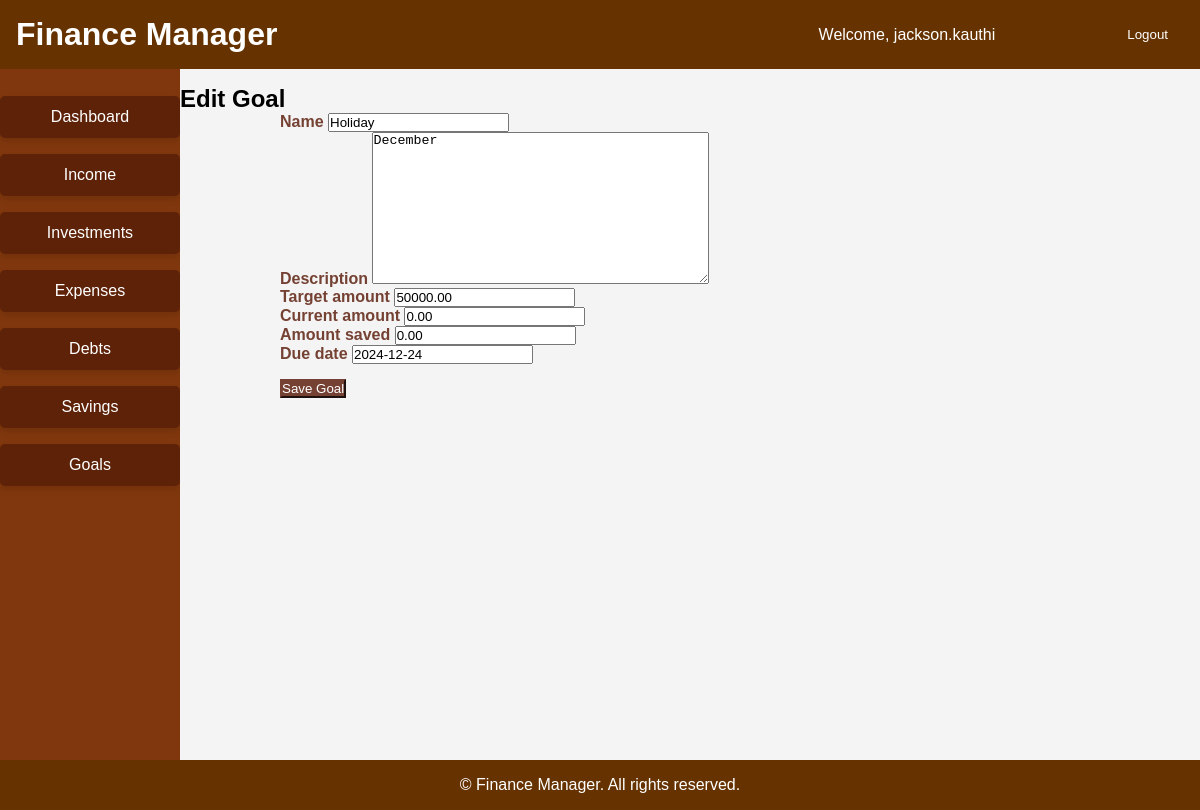
Page /goals/goals/edit/4/ (signed in) on the earlier database version.
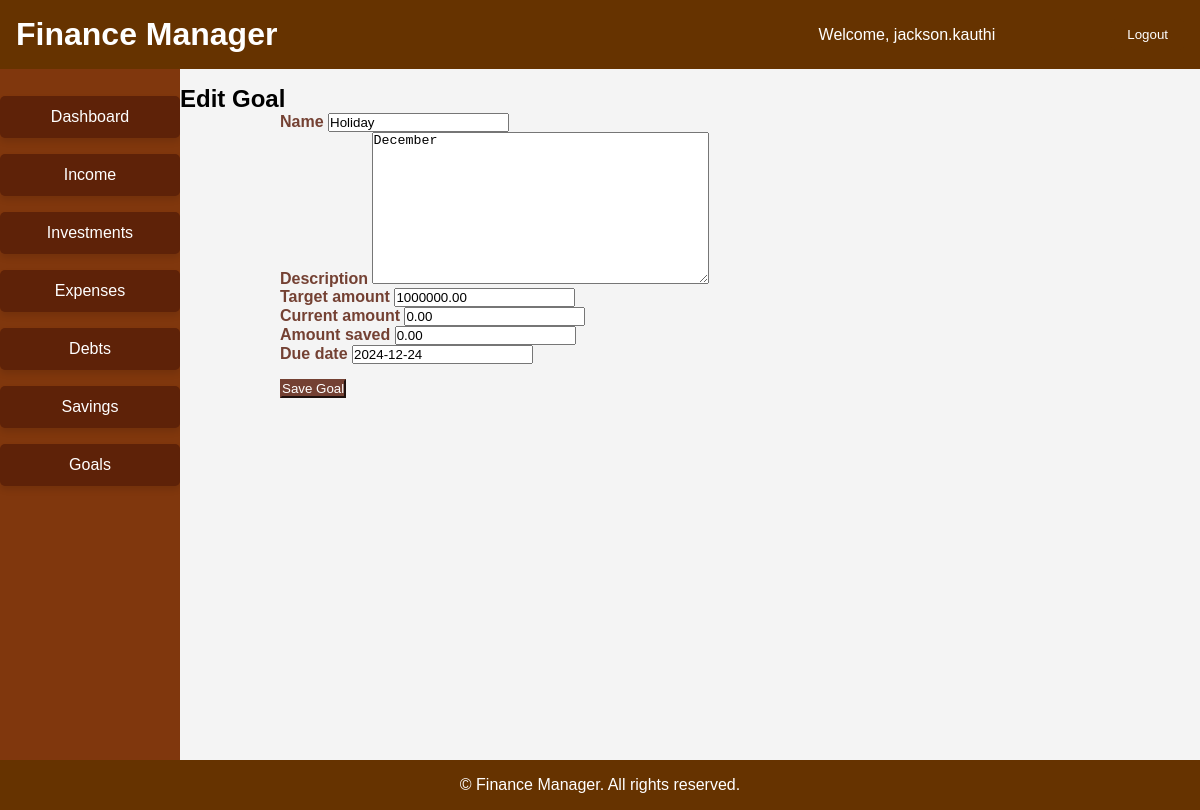
Same page on the later database version.
### goals/models.py (models this page shows, shortened)
class Goals(models.Model):
    user = models.ForeignKey(User, on_delete=models.CASCADE)
    name = models.CharField(max_length=255)
    description = models.TextField(blank=True, null=True)
    target_amount = models.DecimalField(max_digits=10, decimal_places=2)
    current_amount = models.DecimalField(max_digits=10, decimal_places=2, default=0)
    amount_saved = models.DecimalField(max_digits=10, decimal_places=2, default=0)  # Field added for saved amount
    due_date = models.DateField()
    created_at = models.DateTimeField(auto_now_add=True)
    updated_at = models.DateTimeField(auto_now=True)

### goals/views.py (the view)
# urls.py: path('goals/edit/<int:id>/', views.goal_edit, name='goal_edit'),
@login_required
def goal_edit(request, id):
    goal = get_object_or_404(Goals, id=id)
    if request.method == 'POST':
        form = GoalForm(request.POST, instance=goal)
        if form.is_valid():
            form.save()
            messages.success(request, 'Goal updated successfully.')
            return redirect('goals_list')
        else:
            messages.error(request, 'Error updating goal. Please check the form.')
    else:
        form = GoalForm(instance=goal)
    return render(request, 'goals/goal_form.html', {'form': form})

### goals/form.py
class GoalForm(forms.ModelForm):
    class Meta:
        model = Goals
        fields = ['name', 'description', 'target_amount', 'current_amount', 'amount_saved', 'due_date']

### templates/goals/goal_form.html (shortened to what this page needs)
{% extends 'base.html' %}
{% block content %}
<div class="container d-flex justify-content-center align-items-center" style="min-height: 80vh;">
    <div class="w-100" style="max-width: 600px;">
        <h2 class="text-center mb-4">{% if form.instance.pk %}Edit{% else %}Add{% endif %} Goal</h2>
        <form method="post">
            <div class="mb-4 form-group">
                <label for="{{ form.name.id_for_label }}" class="form-label">{{ form.name.label }}</label>
                {{ form.name }}
            </div>
            <div class="mb-4 form-group">
                <label for="{{ form.description.id_for_label }}" class="form-label">{{ form.description.label }}</label>
                {{ form.description }}
            </div>
            <div class="mb-4 form-group">
                <label for="{{ form.target_amount.id_for_label }}" class="form-label">{{ form.target_amount.label }}</label>
                {{ form.target_amount }}
            </div>
            <div class="mb-4 form-group">
                <label for="{{ form.current_amount.id_for_label }}" class="form-label">{{ form.current_amount.label }}</label>
                {{ form.current_amount }}
            </div>
            <div class="mb-4 form-group">
                <label for="{{ form.amount_saved.id_for_label }}" class="form-label">{{ form.amount_saved.label }}</label>
                {{ form.amount_saved }}
            </div>
            <div class="mb-4 form-group">
                <label for="{{ form.due_date.id_for_label }}" class="form-label">{{ form.due_date.label }}</label>
                {{ form.due_date }}
            </div>
            <button type="submit" class="btn btn-primary btn-block">Save Goal</button>
        </form>
    </div>
</div>
{% endblock %}

Differences in the rows shown:
changed Goals "Holiday": target_amount "50000.00" → "1000000.00"
